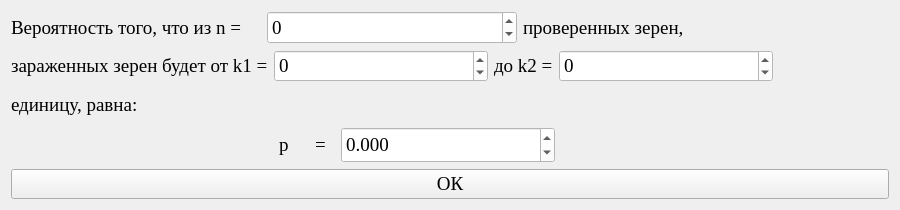
<?xml version="1.0" encoding="UTF-8"?>
<ui version="4.0">
 <class>Form</class>
 <widget class="QWidget" name="Form">
  <property name="geometry">
   <rect>
    <x>0</x>
    <y>0</y>
    <width>900</width>
    <height>210</height>
   </rect>
  </property>
  <property name="minimumSize">
   <size>
    <width>900</width>
    <height>210</height>
   </size>
  </property>
  <property name="maximumSize">
   <size>
    <width>900</width>
    <height>210</height>
   </size>
  </property>
  <property name="windowTitle">
   <string>Определение зараженности зерен вредителями</string>
  </property>
  <property name="styleSheet">
   <string notr="true"/>
  </property>
  <layout class="QGridLayout" name="gridLayout_8">
   <item row="0" column="0">
    <layout class="QGridLayout" name="gridLayout_7" rowstretch="3,1">
     <item row="0" column="0">
      <layout class="QGridLayout" name="gridLayout_6">
       <item row="0" column="0">
        <layout class="QGridLayout" name="gridLayout_5">
         <item row="0" column="0">
          <layout class="QGridLayout" name="gridLayout" columnstretch="0,0,0">
           <item row="0" column="2">
            <widget class="QLabel" name="label_5">
             <property name="font">
              <font>
               <family>Times New Roman</family>
               <pointsize>14</pointsize>
              </font>
             </property>
             <property name="text">
              <string>проверенных зерен,</string>
             </property>
            </widget>
           </item>
           <item row="0" column="0">
            <widget class="QLabel" name="label">
             <property name="font">
              <font>
               <family>Times New Roman</family>
               <pointsize>14</pointsize>
              </font>
             </property>
             <property name="text">
              <string>Вероятность того, что из n =</string>
             </property>
            </widget>
           </item>
           <item row="0" column="1">
            <widget class="QDoubleSpinBox" name="doubleSpinBox_2">
             <property name="enabled">
              <bool>false</bool>
             </property>
             <property name="minimumSize">
              <size>
               <width>214</width>
               <height>25</height>
              </size>
             </property>
             <property name="maximumSize">
              <size>
               <width>16777215</width>
               <height>220</height>
              </size>
             </property>
             <property name="font">
              <font>
               <family>Times New Roman</family>
               <pointsize>14</pointsize>
              </font>
             </property>
             <property name="styleSheet">
              <string notr="true">color: black; background-color: white;</string>
             </property>
             <property name="decimals">
              <number>0</number>
             </property>
             <property name="minimum">
              <double>-999999999.000000000000000</double>
             </property>
             <property name="maximum">
              <double>999999999.000000000000000</double>
             </property>
             <property name="singleStep">
              <double>1.000000000000000</double>
             </property>
             <property name="value">
              <double>0.000000000000000</double>
             </property>
            </widget>
           </item>
          </layout>
         </item>
         <item row="1" column="0">
          <layout class="QGridLayout" name="gridLayout_4">
           <item row="0" column="1">
            <widget class="QDoubleSpinBox" name="doubleSpinBox_3">
             <property name="enabled">
              <bool>false</bool>
             </property>
             <property name="minimumSize">
              <size>
               <width>214</width>
               <height>25</height>
              </size>
             </property>
             <property name="maximumSize">
              <size>
               <width>16777215</width>
               <height>220</height>
              </size>
             </property>
             <property name="font">
              <font>
               <family>Times New Roman</family>
               <pointsize>14</pointsize>
              </font>
             </property>
             <property name="styleSheet">
              <string notr="true">color: black; background-color: white;</string>
             </property>
             <property name="decimals">
              <number>0</number>
             </property>
             <property name="minimum">
              <double>-999999999.000000000000000</double>
             </property>
             <property name="maximum">
              <double>999999999.000000000000000</double>
             </property>
             <property name="singleStep">
              <double>1.000000000000000</double>
             </property>
             <property name="value">
              <double>0.000000000000000</double>
             </property>
            </widget>
           </item>
           <item row="0" column="0">
            <widget class="QLabel" name="label_8">
             <property name="font">
              <font>
               <family>Times New Roman</family>
               <pointsize>14</pointsize>
              </font>
             </property>
             <property name="text">
              <string>зараженных зерен будет от k1 =</string>
             </property>
            </widget>
           </item>
           <item row="0" column="2">
            <widget class="QLabel" name="label_9">
             <property name="font">
              <font>
               <family>Times New Roman</family>
               <pointsize>14</pointsize>
              </font>
             </property>
             <property name="text">
              <string>до k2 =</string>
             </property>
            </widget>
           </item>
           <item row="0" column="3">
            <widget class="QDoubleSpinBox" name="doubleSpinBox_4">
             <property name="enabled">
              <bool>false</bool>
             </property>
             <property name="minimumSize">
              <size>
               <width>214</width>
               <height>25</height>
              </size>
             </property>
             <property name="maximumSize">
              <size>
               <width>16777215</width>
               <height>220</height>
              </size>
             </property>
             <property name="font">
              <font>
               <family>Times New Roman</family>
               <pointsize>14</pointsize>
              </font>
             </property>
             <property name="styleSheet">
              <string notr="true">color: black; background-color: white;</string>
             </property>
             <property name="decimals">
              <number>0</number>
             </property>
             <property name="minimum">
              <double>-999999999.000000000000000</double>
             </property>
             <property name="maximum">
              <double>999999999.000000000000000</double>
             </property>
             <property name="singleStep">
              <double>1.000000000000000</double>
             </property>
             <property name="value">
              <double>0.000000000000000</double>
             </property>
            </widget>
           </item>
          </layout>
         </item>
         <item row="2" column="0">
          <widget class="QLabel" name="label_10">
           <property name="font">
            <font>
             <family>Times New Roman</family>
             <pointsize>14</pointsize>
            </font>
           </property>
           <property name="text">
            <string>единицу, равна:</string>
           </property>
          </widget>
         </item>
        </layout>
       </item>
       <item row="0" column="1">
        <widget class="QLabel" name="label_11">
         <property name="text">
          <string/>
         </property>
        </widget>
       </item>
      </layout>
     </item>
     <item row="1" column="0">
      <layout class="QGridLayout" name="gridLayout_3" columnstretch="1,0,1">
       <item row="0" column="0">
        <widget class="QLabel" name="label_6">
         <property name="text">
          <string/>
         </property>
        </widget>
       </item>
       <item row="0" column="1">
        <layout class="QGridLayout" name="gridLayout_2">
         <item row="0" column="0">
          <widget class="QLabel" name="label_2">
           <property name="minimumSize">
            <size>
             <width>30</width>
             <height>0</height>
            </size>
           </property>
           <property name="maximumSize">
            <size>
             <width>30</width>
             <height>16777215</height>
            </size>
           </property>
           <property name="font">
            <font>
             <family>Times New Roman</family>
             <pointsize>14</pointsize>
            </font>
           </property>
           <property name="text">
            <string>&lt;html&gt;&lt;head/&gt;&lt;body&gt;&lt;p&gt;p&lt;/p&gt;&lt;/body&gt;&lt;/html&gt;</string>
           </property>
          </widget>
         </item>
         <item row="0" column="1">
          <widget class="QLabel" name="label_3">
           <property name="minimumSize">
            <size>
             <width>20</width>
             <height>0</height>
            </size>
           </property>
           <property name="maximumSize">
            <size>
             <width>20</width>
             <height>16777215</height>
            </size>
           </property>
           <property name="font">
            <font>
             <family>Times New Roman</family>
             <pointsize>14</pointsize>
            </font>
           </property>
           <property name="text">
            <string>=</string>
           </property>
          </widget>
         </item>
         <item row="0" column="2">
          <widget class="QDoubleSpinBox" name="doubleSpinBox">
           <property name="enabled">
            <bool>false</bool>
           </property>
           <property name="minimumSize">
            <size>
             <width>214</width>
             <height>25</height>
            </size>
           </property>
           <property name="maximumSize">
            <size>
             <width>16777215</width>
             <height>220</height>
            </size>
           </property>
           <property name="font">
            <font>
             <family>Times New Roman</family>
             <pointsize>14</pointsize>
            </font>
           </property>
           <property name="styleSheet">
            <string notr="true">color: black; background-color: white;</string>
           </property>
           <property name="decimals">
            <number>3</number>
           </property>
           <property name="minimum">
            <double>-999999999.000000000000000</double>
           </property>
           <property name="maximum">
            <double>999999999.000000000000000</double>
           </property>
           <property name="singleStep">
            <double>0.001000000000000</double>
           </property>
           <property name="value">
            <double>0.000000000000000</double>
           </property>
          </widget>
         </item>
         <item row="0" column="3">
          <widget class="QLabel" name="label_4">
           <property name="minimumSize">
            <size>
             <width>60</width>
             <height>0</height>
            </size>
           </property>
           <property name="maximumSize">
            <size>
             <width>16777215</width>
             <height>16777215</height>
            </size>
           </property>
           <property name="font">
            <font>
             <family>Times New Roman</family>
             <pointsize>14</pointsize>
            </font>
           </property>
           <property name="text">
            <string/>
           </property>
          </widget>
         </item>
        </layout>
       </item>
       <item row="0" column="2">
        <widget class="QLabel" name="label_7">
         <property name="text">
          <string/>
         </property>
        </widget>
       </item>
      </layout>
     </item>
    </layout>
   </item>
   <item row="1" column="0">
    <widget class="QPushButton" name="pushButton">
     <property name="font">
      <font>
       <family>Times New Roman</family>
       <pointsize>14</pointsize>
      </font>
     </property>
     <property name="styleSheet">
      <string notr="true"/>
     </property>
     <property name="text">
      <string>ОК</string>
     </property>
    </widget>
   </item>
  </layout>
 </widget>
 <resources/>
 <connections/>
</ui>
